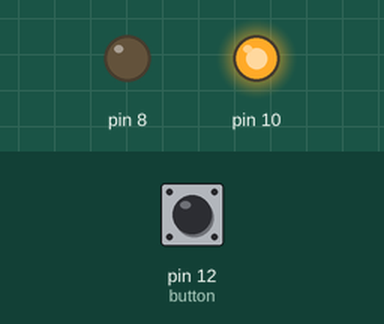
Simulated run of this sketch. Board: Arduino Uno, built with avr-gcc and run on an emulated ATmega328P. On the bench: output pins drawn as LEDs (lit = HIGH). Dashed ring = blinking. The test bench sets the inputs (shaded band); at power-on: pin 12 (button) LOW.

Above: at 1.2 s.
1.3 s: pin 12 (button) pulled HIGH for 1 s
At 1.75 s:
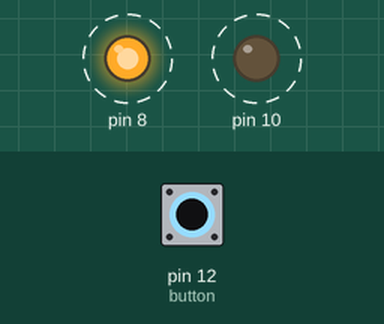
4.0 s: pin 12 (button) pulled HIGH for 0.15 s
At 4.9 s:
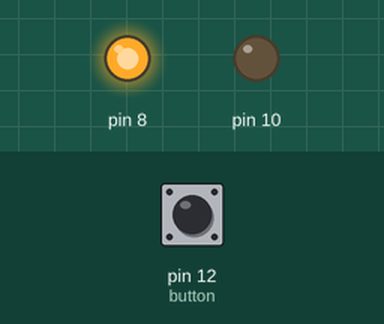
5.8 s: pin 12 (button) pulled HIGH for 3.2 s
At 9.7 s:
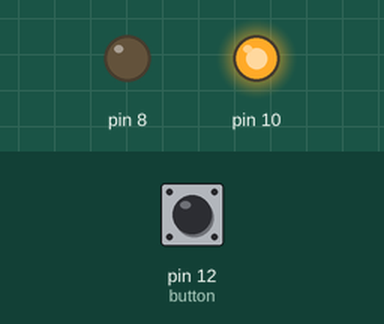
Timing chart, 0 to 11.2 s (numbered marks = the images above; inputs shaded):
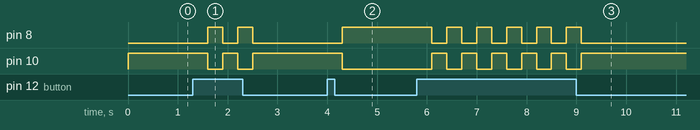

Measured:
- after the input at 1.3 s, pin 8: alternates HIGH for 0.30 s and LOW for 0.30 s, 4 changes in all, then stays LOW, starting after 0.30 s; pin 10: alternates HIGH for 0.30 s and LOW for 0.30 s, 4 changes in all, then stays HIGH, starting after 0.30 s
- after the input at 4.0 s, pin 8: LOW → HIGH after 0.30 s; pin 10: HIGH → LOW after 0.30 s
- after the input at 5.8 s, pin 8: alternates HIGH for 0.30 s and LOW for 0.30 s, 11 changes in all, then stays LOW, starting after 0.30 s; pin 10: alternates HIGH for 0.30 s and LOW for 0.30 s, 11 changes in all, then stays HIGH, starting after 0.30 s

The sketch:

Switch_and_spinning_motorv2.ino
```cpp
int button = 12;
int p;
int a =0;
void setup() {
  // put your setup code here, to run once:
pinMode(button,INPUT);
pinMode(8,OUTPUT);
pinMode(10,OUTPUT);
}

void loop() {
 p = digitalRead(button);
 if(p==HIGH){
  delay(300);
  a = !a;
  }
  if(a==0){
    digitalWrite(8,0);
    digitalWrite(10,1);
    }
    if(a==1){
    digitalWrite(8,1);
    digitalWrite(10,0);
    }


}
```
